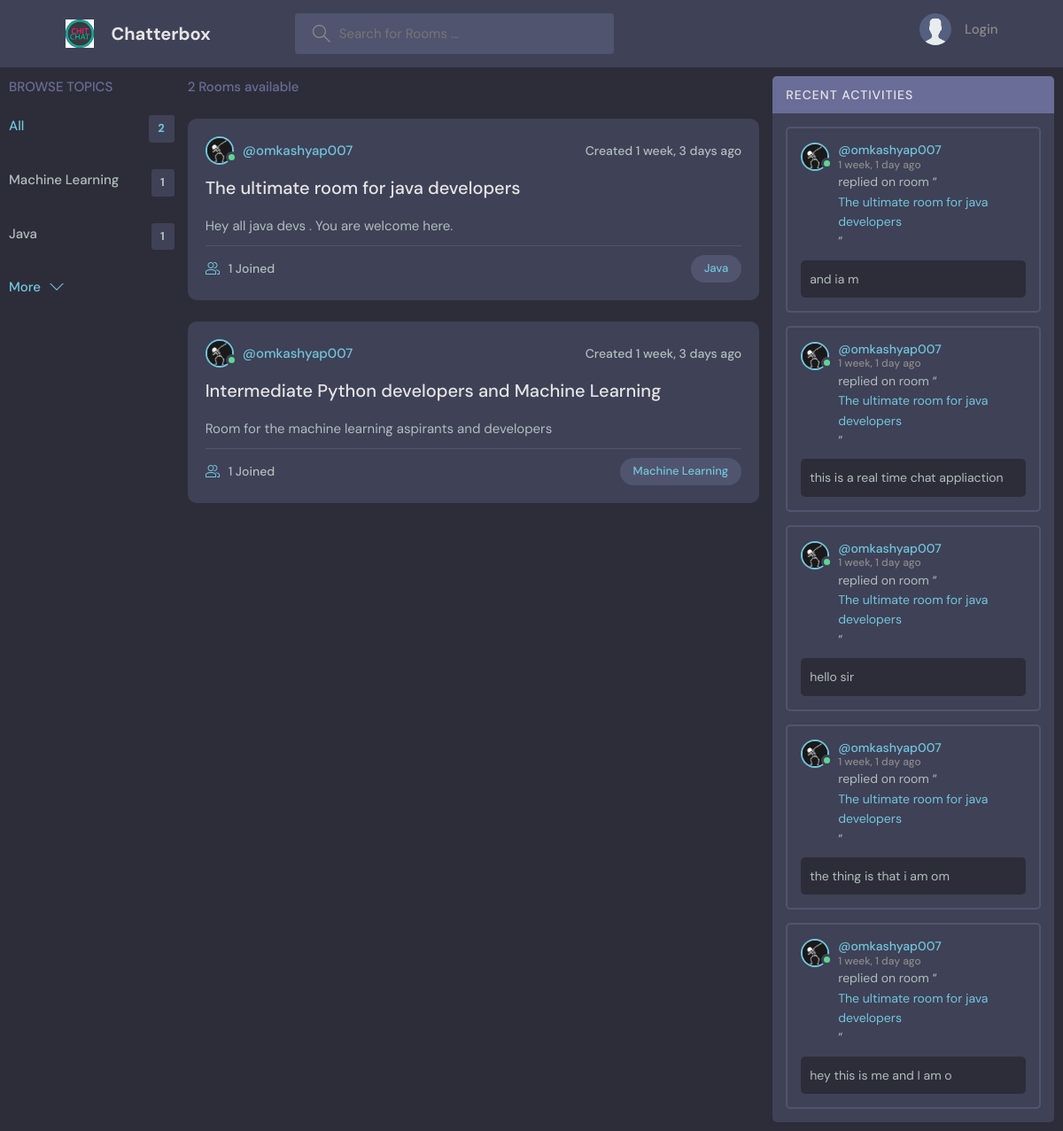
Before: / with the older database file.
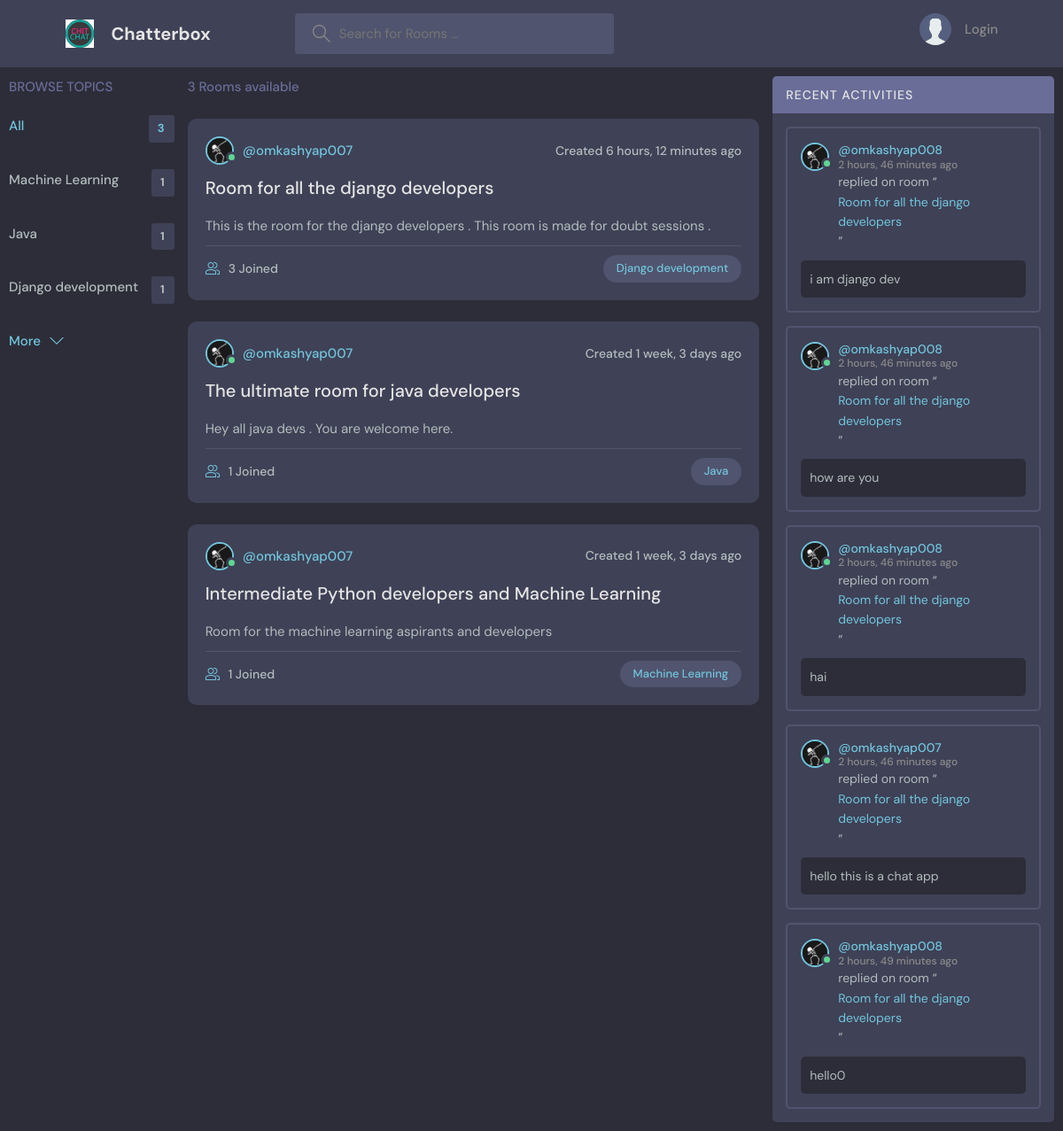
After: the same page with the newer database file.
### base/models.py (models this page shows, shortened)
class Topic(models.Model) :
    name = models.CharField(max_length = 100)
    created = models.DateTimeField(auto_now_add = True)
    class Meta :
        ordering = ["created"]

class Chatroom(models.Model) :
    host = models.ForeignKey(User , on_delete = models.CASCADE )
    topic = models.ForeignKey("base.Topic", verbose_name="topic", on_delete=models.SET_NULL , null = True)
    roomname = models.CharField(max_length = 200 )
    description = models.TextField(null = True ,  blank = True)
    participants = models.ManyToManyField(User, verbose_name="participants" , related_name = "participants"  )
    updated = models.DateTimeField(auto_now = True)
    created = models.DateTimeField(auto_now_add = True)
    class Meta :
        ordering = ["-updated" , "-created"]

class Profile(models.Model) :
    user = models.OneToOneField(User , on_delete = models.CASCADE)
    image = models.ImageField(default = "default.jpg" , upload_to = "profile_pics")
    first_name = models.CharField(max_length=50 , blank = True , null = True)
    last_name = models.CharField(max_length=50 , blank = True , null = True)
    aboutuser = models.TextField(null = True , blank = True)

class Message(models.Model) :
    user = models.ForeignKey(User , on_delete = models.CASCADE)
    room = models.ForeignKey(Chatroom , on_delete = models.CASCADE)
    body = models.TextField()
    udpated = models.DateTimeField(auto_now = True)
    created = models.DateTimeField(auto_now_add = True)
    class Meta:
        ordering = ["-udpated" , "-created"]

### base/views.py (the view)
# urls.py: path("", base_views.HomePage, name="chat-home"),
def HomePage(request):
    q = request.GET.get("q").strip() if request.GET.get("q") != None else ""
    rooms = Chatroom.objects.filter(
        Q(topic__name__icontains=q) |
        Q(roomname__icontains=q) |
        Q(description__icontains=q)
    )
    rooms_count = rooms.count()
    rooms = rooms[:6]
    topics = Topic.objects.all()
    topics_count = topics.count()
    topics = topics[:5]
    room_messages = Message.objects.filter(
        Q(room__topic__name__icontains = q)
    )[:5]
    context = {"rooms": rooms, "topics": topics, "room_messages" : room_messages , "rooms_count": rooms_count , "topics_count" : topics_count}
    return render(request, "base/homePage.html", context)

### base/templates/base/homePage.html (shortened to what this page needs)
{% extends "base.html" %}
{% block content %}
<div class = "home-container" >
  <div>
    {% include "base/topic_component.html" %}
  </div>
  <div>
    {% include "base/rooms_component.html" %}
  </div>
  <div>
    {% include "base/recent_activity.html" %}
  </div>
</div>
    {% endblock content %}

### base/templates/base/topic_component.html
  <div class="topics" >
    <div class="topics__header">
      <h2>Browse Topics</h2>
    </div>
    <ul class="topics__list">
      <li>
        <a href="{% url 'chat-home' %}" class="active">All <span>{{topics_count}}</span></a>
      </li>
      {% for topic in topics%}
      <li>
        <a href ="{% url 'chat-home' %}?q={{topic.name}}">{{topic.name}}<span>{{topic.chatroom_set.all.count}}</span></a>
      </li>
      {% endfor %}
    </ul>
    <a class="btn btn--link" href="{% url 'topics-page' %}">
      More
      <svg version="1.1" xmlns="http://www.w3.org/2000/svg" width="32" height="32" viewBox="0 0 32 32">
        <title>chevron-down</title>
        <path d="M16 21l-13-13h-3l16 16 16-16h-3l-13 13z"></path>
      </svg>
    </a>
  </div>

### base/templates/base/rooms_component.html (shortened to what this page needs)
<div class="roomList">
  <div class="roomList__header">
    <div>
      <p>{{rooms_count}} Rooms available</p>
    </div>
  </div>
  {% for room in rooms %}
  <div class="roomListRoom">
    <div class="roomListRoom__header">
      <a
        href="{% url 'user-profile' pk=room.host.id %}"
        class="roomListRoom__author"
      >
        <div
          class="avatar avatar--small {% if room.host.is_active %}active{% endif %}"
        >
          <img src="{{room.host.profile.image.url}}" />
        </div>
        <span> @{{room.host.username}} </span>
      </a>
      <div class="roomListRoom__actions">
        <span>Created {{room.created|timesince}} ago </span>
      </div>
    </div>
    <div class="roomListRoom__content">
      <a href="{% url 'chat-room' pk=room.id %}">{{room.roomname}}</a>
      <p>{{room.description|truncatechars:200}}</p>
    </div>
    <div class="roomListRoom__meta">
      <div class="roomListRoom__joined">
        {{room.participants.all.count}} Joined
      </div>
      <a href="{% url 'chat-home' %}?q={{room.topic.name}}">
        <p class="roomListRoom__topic">{{room.topic.name}}</p>
      </a>
    </div>
  </div>
  {% endfor %}
</div>

### base/templates/base/recent_activity.html
<div class="activities">
  <div class="activities__header">
    <h2>Recent Activities</h2>
  </div>
  {% for message in room_messages %}
  <div class="activities__box">
    <div class="activities__boxHeader roomListRoom__header">
      <a
        href="{% url 'user-profile' pk=message.user.id %}"
        class="roomListRoom__author"
      >
        <div
          class="avatar avatar--small {% if message.user.is_active %}active{% endif %}"
        >
          <img src="{{message.user.profile.image.url}}" />
        </div>
        <p>
          @{{message.user.username}}
          <span>{{message.created|timesince}} ago</span>
        </p>
      </a>
    </div>
    <div class="activities__boxContent">
      <p>
        replied on room “<a href="{% url 'chat-room' pk=message.room.id %}">
          {{message.room.roomname}}</a
        >”
      </p>
      <div class="activities__boxRoomContent">
        {{message.body|truncatechars:100}}
      </div>
    </div>
  </div>
  {% endfor %}
</div>

Changed rows visible on the page:
no longer on this page (row unchanged): Message: user.profile.image (placeholder picture), user.username "omkashyap007", created "1 week, 1 day", room.roomname "The ultimate room for java developers", body "and ia m"
no longer on this page (row unchanged): Message: user.profile.image (placeholder picture), user.username "omkashyap007", created "1 week, 1 day", room.roomname "The ultimate room for java developers", body "this is a real time chat appliaction"
no longer on this page (row unchanged): Message: user.profile.image (placeholder picture), user.username "omkashyap007", created "1 week, 1 day", room.roomname "The ultimate room for java developers", body "hello sir"
no longer on this page (row unchanged): Message: user.profile.image (placeholder picture), user.username "omkashyap007", created "1 week, 1 day", room.roomname "The ultimate room for java developers", body "the thing is that i am om"
no longer on this page (row unchanged): Message: user.profile.image (placeholder picture), user.username "omkashyap007", created "1 week, 1 day", room.roomname "The ultimate room for java developers", body "hey this is me and I am o"
added Topic: name "Django development", chatroom_set.all.count "1"
added Chatroom: host.profile.image (placeholder picture), host.username "omkashyap007", created "6 hours, 12 minutes", roomname "Room for all the django developers", description "This is the room for the django developers . This room is made for doubt sessions .", participants.all.count "3", topic.name "Django development"
added Message: user.profile.image (placeholder picture), user.username "omkashyap008", created "2 hours, 46 minutes", room.roomname "Room for all the django developers", body "i am django dev"
added Message: user.profile.image (placeholder picture), user.username "omkashyap008", created "2 hours, 46 minutes", room.roomname "Room for all the django developers", body "how are you"
added Message: user.profile.image (placeholder picture), user.username "omkashyap008", created "2 hours, 46 minutes", room.roomname "Room for all the django developers", body "hai"
added Message: user.profile.image (placeholder picture), user.username "omkashyap007", created "2 hours, 46 minutes", room.roomname "Room for all the django developers", body "hello this is a chat app"
added Message: user.profile.image (placeholder picture), user.username "omkashyap008", created "2 hours, 49 minutes", room.roomname "Room for all the django developers", body "hello0"
Other visible differences:
{{ topics_count }}: "2" → "3"
{{ rooms_count }}: "2" → "3"
